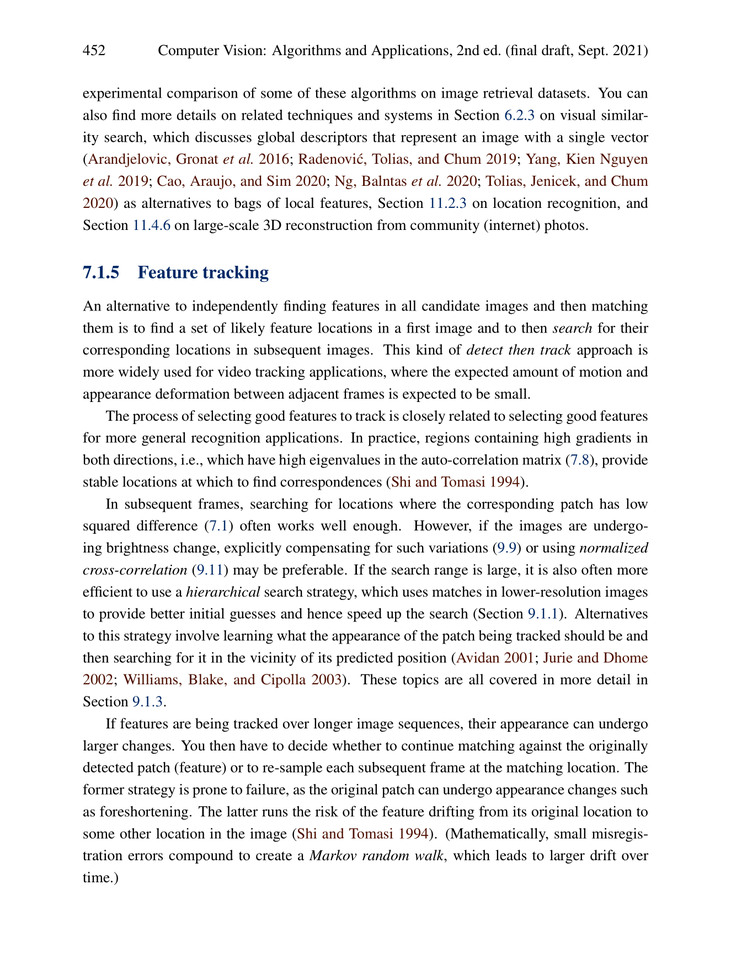
#> input picture assignment_4/data/reference_img.png, 731 x 965 px, shrunk from 1325 x 1750 before the run
$ python -i utils.py   (imports and definitions only)
#> lines starting #> are read from the running program, lines starting #| are printed output that depends on the picture; after the words box and inside, x2 and y2 are one past the last pixel; in counts of white or black regions, pixels touching at a corner belong together
#> further down, picture is the input picture: shape (965, 731, 3); mean B, G, R 237.9, 237.9, 238.2
import numpy as np
import cv2 as cv

LOWES_RATIO = 0.75


def harris_corner_detector(reference_image: np.ndarray, threshold:float=0.01):
    """
    Harris Corner Detector implementation.

    Parameters:
    - reference_image: 2D numpy array representing the grayscale image.
    - threshold: float, threshold for corner detection.

    Returns:
    - image: image with detected corners marked.
    """
#> called with threshold = 0.01
    gray = cv.cvtColor(reference_image, cv.COLOR_BGR2GRAY)

    gray = np.float32(gray)
    dst = cv.cornerHarris(gray, 2, 3, 0.04)
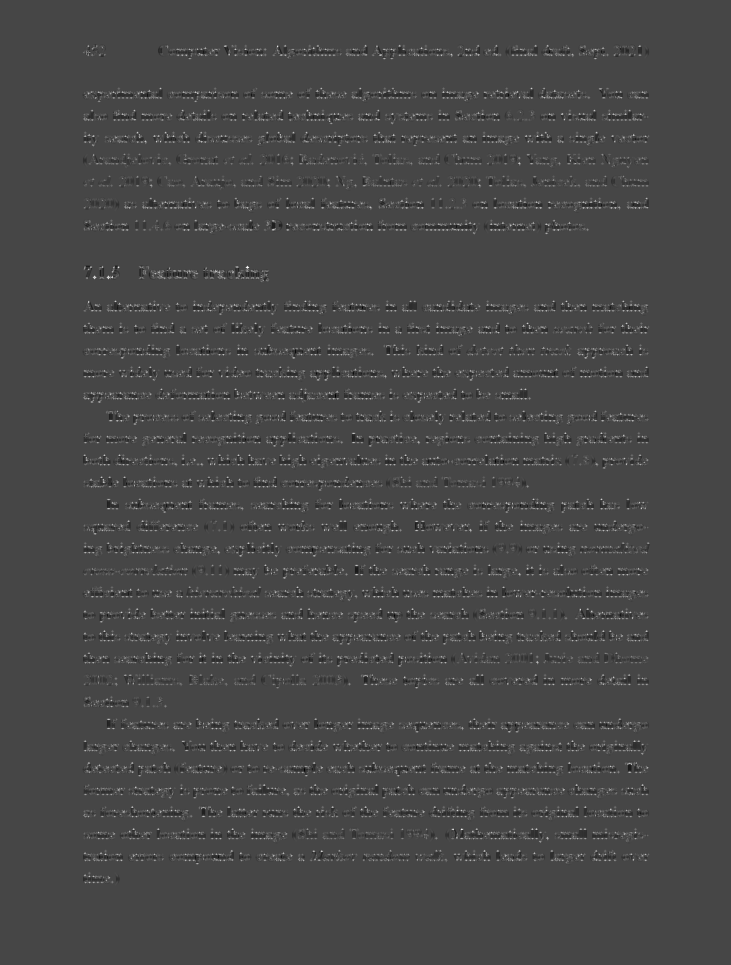
#> dst: shape (965, 731) float32; min -119718608, max 313500000, mean 2750572.2; drawn with min black and max white
    dst = cv.dilate(dst, None)
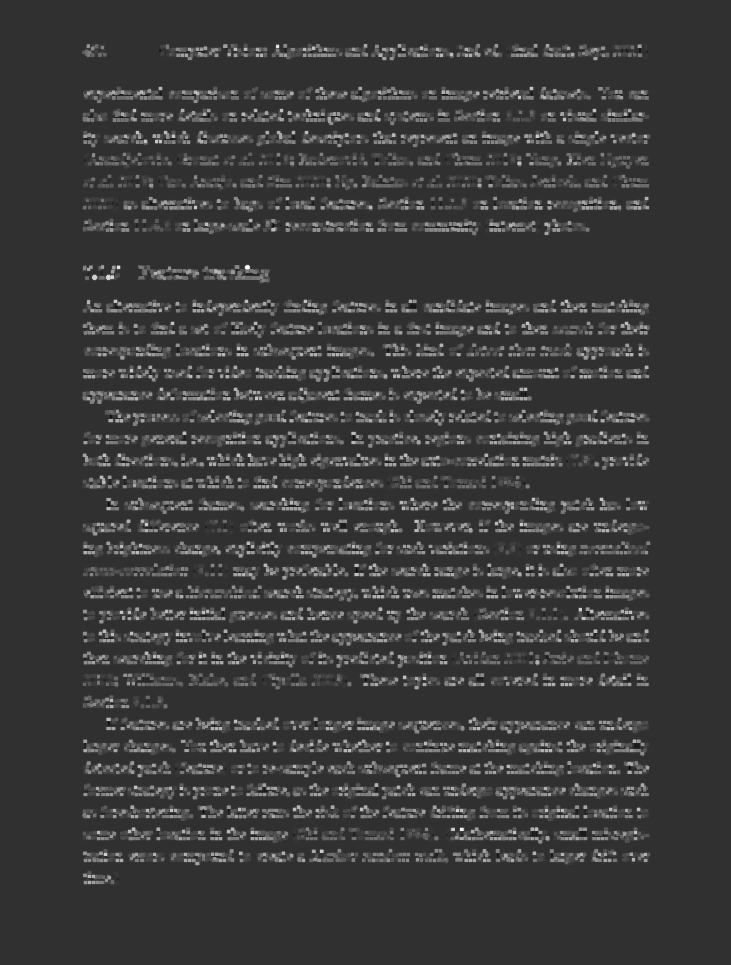
#> dst: shape (965, 731) float32; min -74272368, max 313500000, mean 16985884; drawn with min black and max white

    ret, dst = cv.threshold(dst, threshold*dst.max(), 255, 0)
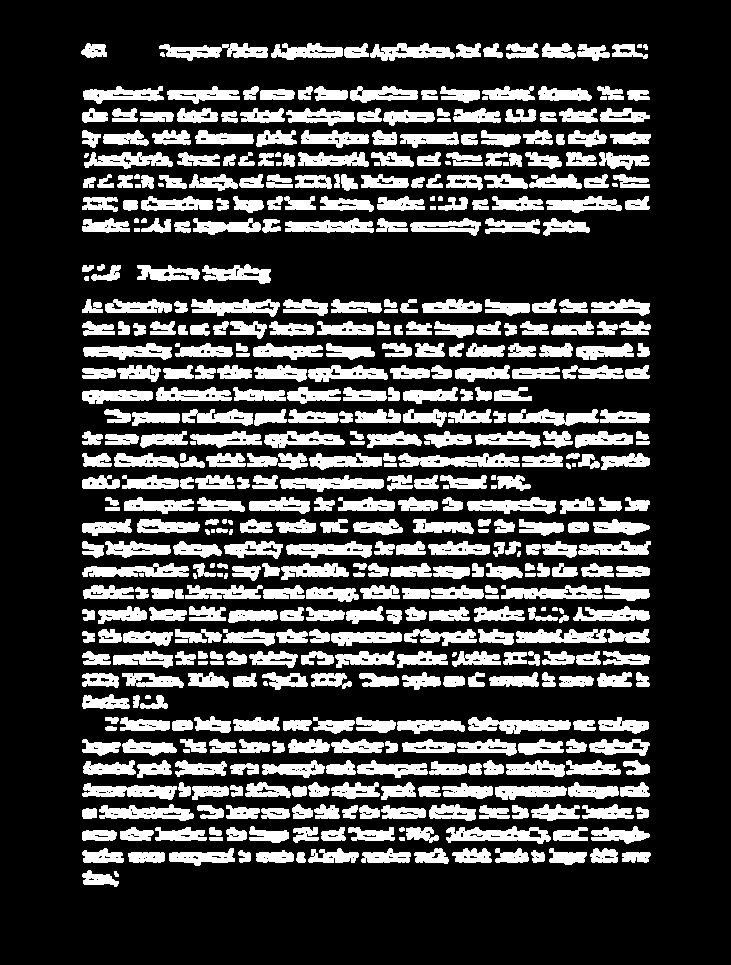
#> dst: shape (965, 731) float32; 25.1% white; 531 white regions (6 under 20 px), largest, box (x1, y1, x2, y2) and area: (398, 453, 520, 467) 1179, (446, 826, 551, 844) 1101, (468, 717, 571, 734) 1073
#> ret = 3135000
    dst = np.uint8(dst)

    _, labels, stats, centroids = cv.connectedComponentsWithStats(dst)
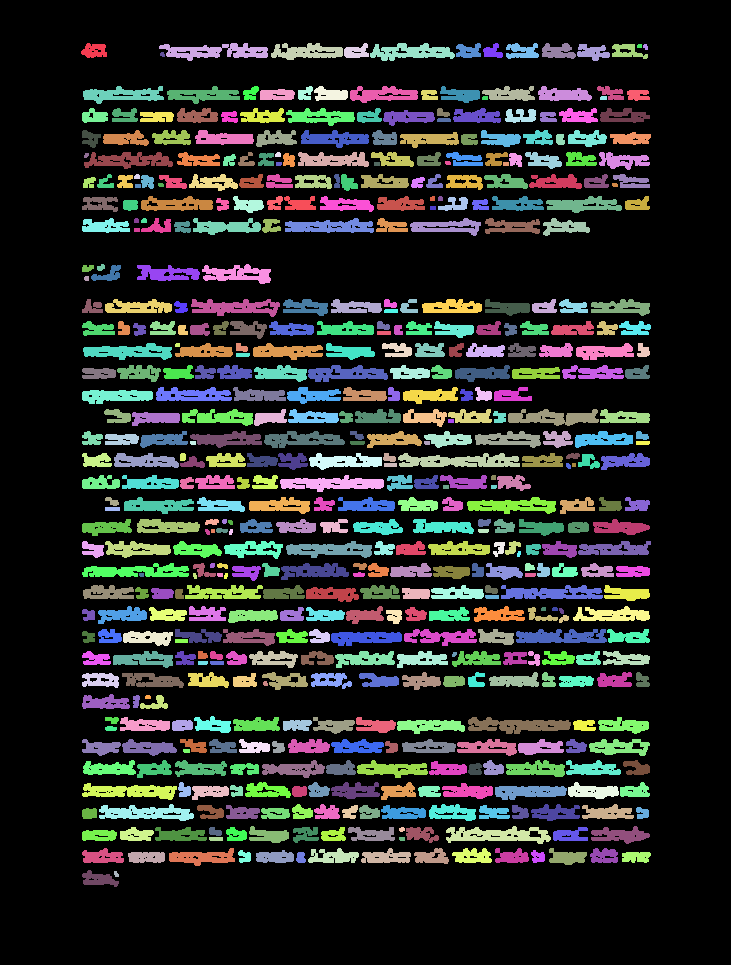
#> labels: shape (965, 731) int32; 532 distinct labels, from 0 to 531; one colour per label, 0 black
#> stats = 532 rows, first 6: [0, 0, 731, 965, 528170], [81, 43, 26, 15, 282], [159, 43, 109, 18, 1053], [271, 43, 72, 17, 767], [344, 43, 25, 15, 252], [370, 43, 85, 18, 900]; centroids = 532 pairs, first value 85.95 to 645.2, second value 45.58 to 878.9

    criteria = (cv.TERM_CRITERIA_EPS + cv.TERM_CRITERIA_MAX_ITER, 100, 0.001)
    corners = cv.cornerSubPix(gray, np.float32(centroids), (5, 5), (-1, -1), criteria)
#> corners = 532 pairs, first value 84.55 to 645.2, second value 45.61 to 875.1

    res = np.hstack((centroids, corners))
#> res = 532 rows, first 6: [366.8, 483.6, 366.8, 483.6], [93.99, 50.29, 97.46, 53.53], [215, 51.12, 214.9, 50.53], [306.6, 51.41, 306.6, 51.41], [355.9, 51.46, 353.3, 47.52], [410.7, 51.71, 410.7, 51.71]
    res = np.intp(res)
#> res = 532 rows, first 6: [366, 483, 366, 483], [93, 50, 97, 53], [214, 51, 214, 50], [306, 51, 306, 51], [355, 51, 353, 47], [410, 51, 410, 51]

    img = reference_image.copy()

    img[res[:,1],res[:,0]] = [0,0,255]
    img[res[:,3],res[:,2]] = [0,255,0]
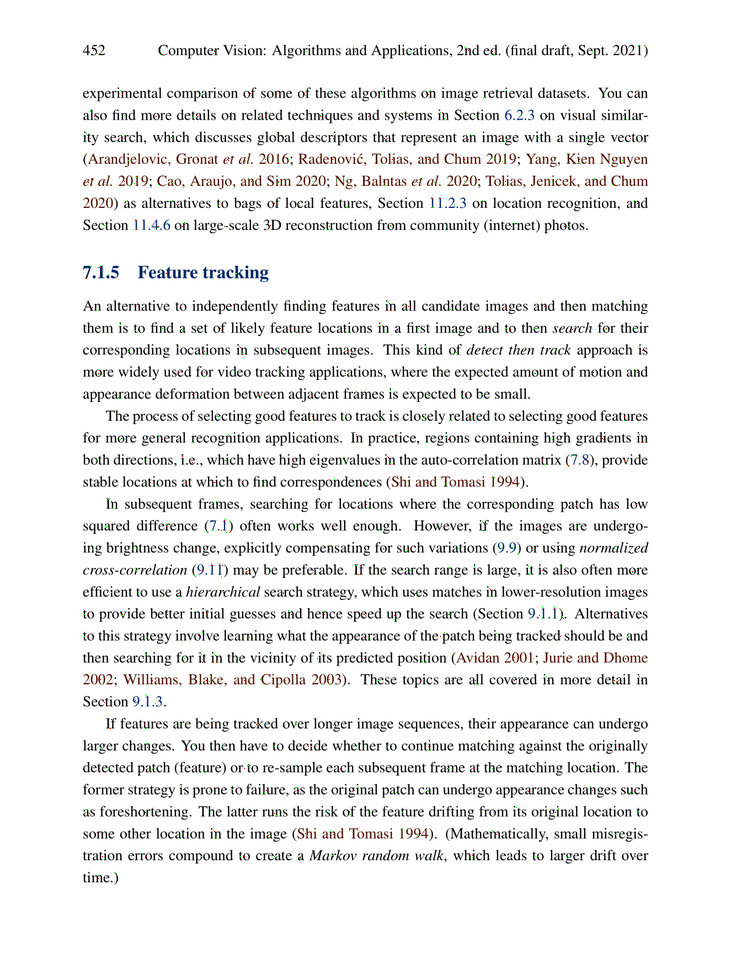
#> img: shape (965, 731, 3); mean B, G, R 237.7, 237.8, 238.1

    return img


def _to_gray(img):
    return cv.cvtColor(img, cv.COLOR_BGR2GRAY) if img.ndim == 3 else img

def _clahe(gray):
    clahe = cv.createCLAHE(clipLimit=2.0, tileGridSize=(8,8))
    return clahe.apply(gray)

# [78 lines left out: functions _save_matches, align_images, not called in this run]

>>> import cv2
>>> picture = cv2.imread('../data/reference_img.png')
>>> result = harris_corner_detector(picture)
